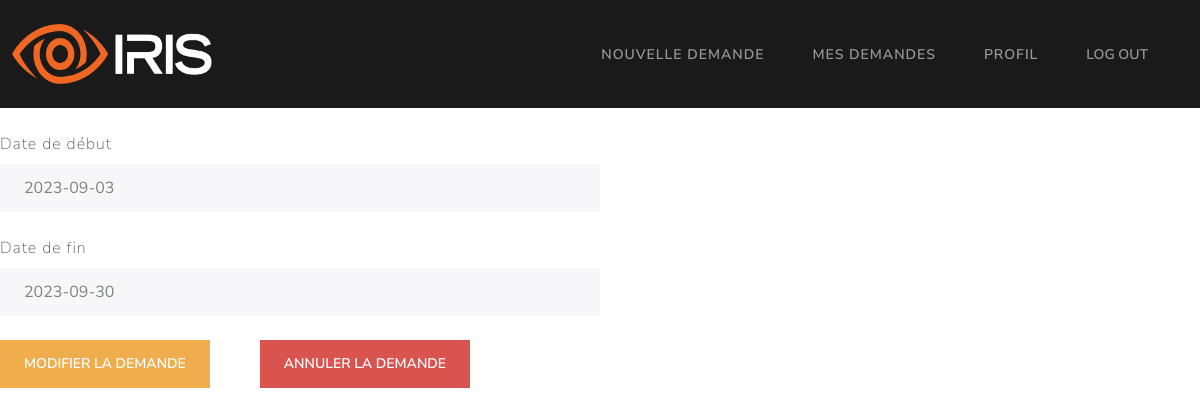
The app's page /employé/demande/1, older data.
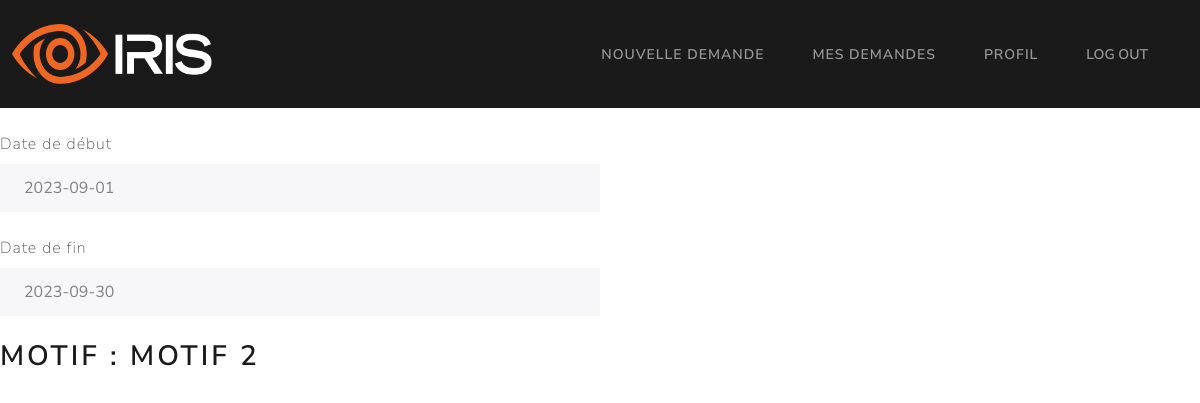
The same page, newer data.
### Models/models.py (models this page shows, shortened)
class demandeCongé(db.Model):
    id = db.Column(db.Integer, primary_key=True)
    date_debut = db.Column(db.String, unique=False, nullable=False)
    date_fin = db.Column(db.String, unique=False, nullable=False)
    statut = db.Column(db.String, unique=False, nullable=False)
    employee_matricule = db.Column(db.String, unique=False, nullable=False)
    motif_refus = db.Column(db.String, unique=False, nullable=True)

### app.py (the view)
@app.route("/employé/demande/<int:id>")
def demande(id):
	return getDemande(id)

### Controllers/employeeController.py (called while the page is built)
def getDemande(id):
    try:
        demande = demandeCongé.query.filter_by(id=id).first()
        return render_template('/user/demande.html', demande=demande)
    except Exception as e:
        return render_template('/user/demande.html', error=str(e))

### templates/user/demande.html
{% extends '/user/base.html' %} {% block title %} Demande {% endblock %} {%
block content %}
<div class="form-group">
  <label class="form-label mt-4" for="readOnlyInput">Date de début</label>
  <input
    class="form-control"
    id="readOnlyInput"
    type="text"
    placeholder={{
    demande.date_debut
    }}
    readonly=""
  />
</div>
<div class="form-group">
  <label class="form-label mt-4" for="readOnlyInput">Date de fin</label>
  <input
    class="form-control"
    id="readOnlyInput"
    type="text"
    placeholder={{
    demande.date_fin
    }}
    readonly=""
  />
</div>
<br />
{% if demande.statut == 'Processing' %}
<button
  style="float: left; margin-right: 50px"
  class="btn btn-warning"
  onclick="window.location='demande/{{ demande.id }}/edit';"
>
  Modifier la demande
</button>
<form action="/employé/demande/{{ demande.id }}/delete" method="POST">
  <button type="Submit" class="btn btn-danger">Annuler la demande</button>
</form>
{% elif demande.statut == 'Refused' %}
<h2>Motif : {{ demande.motif_refus }}</h2>
{% endif %} {{ error }} {% endblock %}

Row changes from the older to the newer data that the page shows:
changed demandeCongé: date_debut "2023-09-03" → "2023-09-01"; statut "Processing" → "Refused" (drawn); motif_refus (not shown) → "MOTIF 2"
Text that changed along with them:
text no longer shown: "MODIFIER LA DEMANDE ANNULER LA DEMANDE"
text now shown: "MOTIF :"
